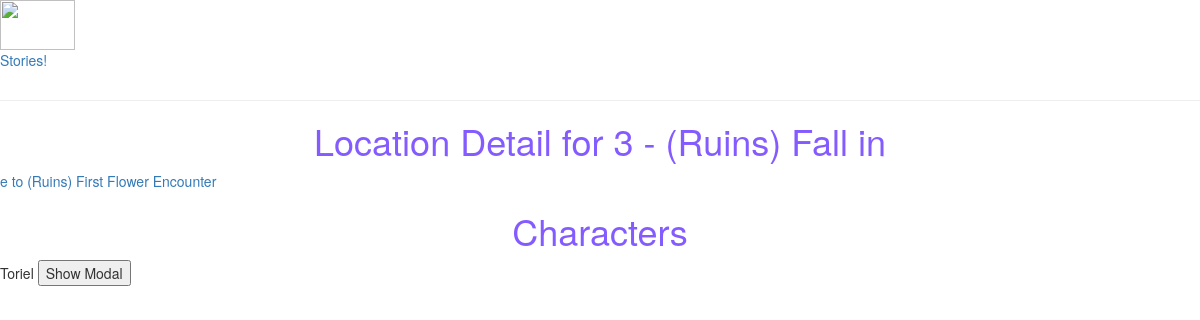
/Story/location/3, run on an earlier commit of the app's database.
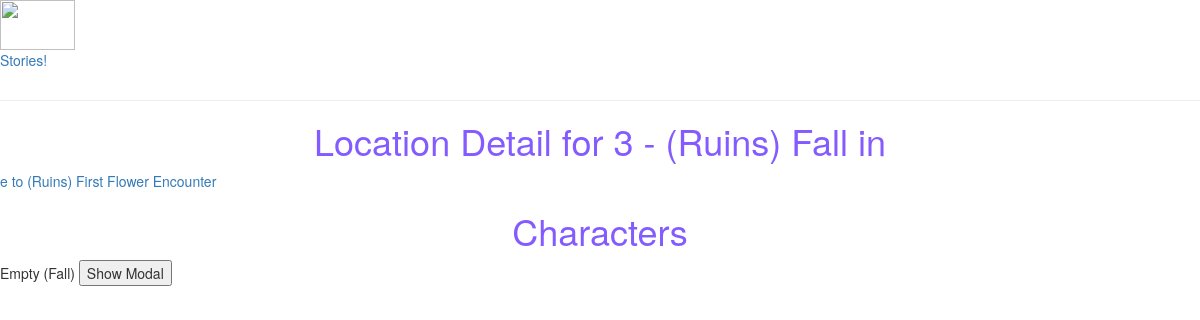
And on a later commit of the database.
### Story/models.py (models this page shows, shortened)
class LocationNeighbors(models.Model):
    fromLocation = models.ForeignKey('Location' , on_delete=models.SET_NULL , null=True , related_name='fromLocation')
    toLocation = models.ForeignKey('Location' , on_delete=models.SET_NULL , null=True , related_name='toLocation')
    CARDINAL = (
        ('n' , 'North'),
        ('s' , 'South'),
        ('e' , 'East'),
        ('w' , 'West'),
    )
    direction = models.CharField(max_length=2 , choices=CARDINAL , help_text="Select a Driection" , null=True , blank=True)

class Location(models.Model):
    name = models.CharField(max_length=200, help_text="Enter Location Name")
    story = models.ForeignKey('Story', on_delete=models.SET_NULL, null=True)

class Characters(models.Model):
    name = models.CharField(max_length=200, help_text="Enter NPC's Name")
    location = models.ForeignKey('Location', on_delete=models.SET_NULL, null=True)
    story = models.ForeignKey('Story', on_delete=models.SET_NULL, null=True)
    imageFileName = models.CharField(max_length=200, help_text="Enter logo file name", null=True)
    dialougueOne = models.CharField(max_length=500, help_text="Enter Dialougue", null=True)
    answerOne = models.CharField(max_length=500, help_text="Enter Answer", null=True)
    dialougueTwo = models.CharField(max_length=500, help_text="Enter Dialougue", null=True)
    answerTwo = models.CharField(max_length=500, help_text="Enter Answer", null=True)
    dialougueThree = models.CharField(max_length=500, help_text="Enter Dialougue", null=True)
    answerThree = models.CharField(max_length=500, help_text="Enter Answer", null=True)

### Story/views.py (the view)
# urls.py: path('location/<int:pk>' , views.LocationDetailView.as_view(), name = 'locationDetail'),
class LocationDetailView(generic.DetailView):
    model = Location

### Story/templates/Story/location_detail.html (shortened to what this page needs)
{% extends "base_generic.html" %}
{% block content %}
<h1>Location Detail for {{ location.id }} - {{ location.name }} in {{ location.zoo.name }}</h1>
{% for locations in location.fromLocation.all %}
    <a href="http://127.0.0.1:8000/Story/location/{{locations.toLocation.id}}"><p> {{locations.direction}} to {{locations.toLocation.name}} </p></a>
{% endfor %}
<h1>Characters</h1>
{% load static %}
{% for characters in location.characters_set.all %}
    <p> {{characters.name}} <button onclick="showModal('{{characters.name}}')">Show Modal</button></p>
{% endfor %}
{% endblock %}

What changed in the data, as far as the page shows it:
no longer on this page (row edited): Characters: name "Toriel"
added Characters: name "Empty (Fall)"
